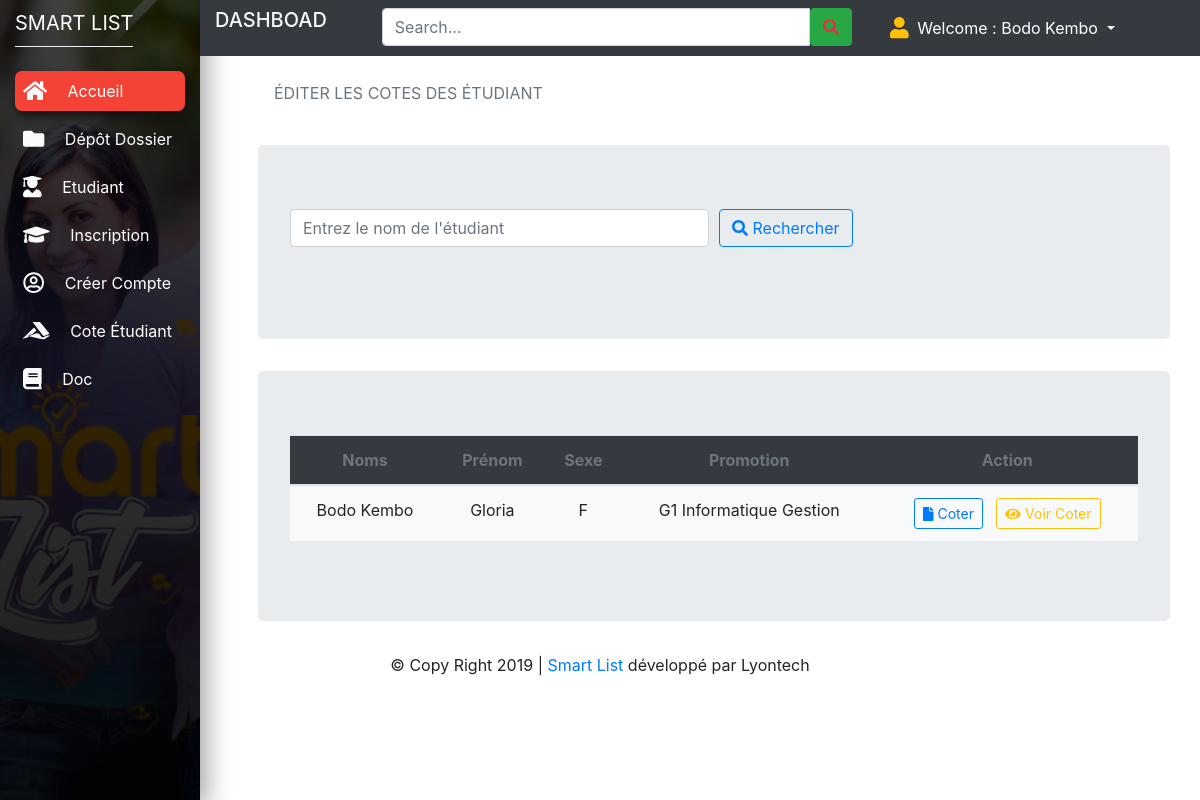
The app's page /pages/editor/dashboard.php?p=cote (signed in) with its own data.
### tables this page shows
CREATE TABLE `t_inscription` (
  `idinscrit` int(11) NOT NULL,
  `idstd` int(11) DEFAULT NULL,
  `idpromo` int(11) DEFAULT NULL,
  `idfac` int(11) DEFAULT NULL,
  `annee` varchar(15) DEFAULT NULL,
  `datecrea` varchar(20) DEFAULT NULL,
  `date_update` varchar(20) DEFAULT NULL
);

CREATE TABLE `t_student` (
  `idstd` int(11) NOT NULL,
  `name` varchar(100) DEFAULT NULL,
  `prenom` varchar(50) DEFAULT NULL,
  `sexe` varchar(2) DEFAULT NULL,
  `nationalite` varchar(100) DEFAULT NULL,
  `adresse` varchar(100) DEFAULT NULL,
  `datecrea` varchar(20) DEFAULT NULL,
  `date_update` varchar(20) DEFAULT NULL
);

CREATE TABLE `t_promotion` (
  `idpromo` int(11) NOT NULL,
  `slug_promo` varchar(10) DEFAULT NULL,
  `promotion` varchar(20) DEFAULT NULL,
  `iduser` int(11) DEFAULT NULL
);

CREATE TABLE `t_faculte` (
  `idfac` int(11) NOT NULL,
  `faculte` varchar(100) DEFAULT NULL,
  `_option` varchar(100) DEFAULT NULL,
  `iduser` int(11) DEFAULT NULL
);

### pages/editor/cote.php (the view, shortened to what this page needs)
<?php
require_once('../../app/cnx.php') ;
 $name=isset($_POST['name'])?$_POST['name']:"";
  $requete="SELECT * FROM t_inscription
            LEFT JOIN t_student ON t_student.idstd=t_inscription.idstd
            LEFT JOIN t_faculte ON t_faculte.idfac=t_inscription.idfac
            LEFT JOIN t_promotion ON t_promotion.idpromo=t_inscription.idpromo
            WHERE t_student.name like '%$name%'";
  $resultat=$bdd->query($requete);
  ?>
<div style="margin-left:20%;width:5000px">
    <div class="row p-3 mb-2">
       <div class="col-md-8 ">
        <p class="text-muted">ÉDITER LES COTES DES ÉTUDIANT</p>
       </div>
     </div>
    <div class="jumbotron" id="div-id-name">
          <div class="card-title">
            <form action="dashboard.php.php?p=enseignant" method="POST">
             <div class="form-row">
                <div class="form-group col-md-6">
                  <input type="text" class="form-control" name="name" placeholder="Entrez le nom de l'étudiant">
                </div>
                <div class="form-group col-md-4">
                  <button type="submit" class="btn btn-outline-primary my-2 my-sm-0"> <i class="fas fa-search"></i> Rechercher</button>
                 </div>
              </div>
            </form>
        </div>
    </div>
    <div class="jumbotron" id="div-id-name">
       <table class="table bg-light text-center">
      <thead>
        <tr class="text-muted bg-dark table-striped">
           <th scope="col">Noms</th>
          <th scope="col">Prénom</th>
          <th scope="col">Sexe</th>
          <th scope="col">Promotion</th>
          <th scope="col">Action</th>
      </tr>
      </thead>
    <tbody>
        <tr>
          <?php
            foreach($resultat as $student)
            {
              ?>
              <td>
                <?php echo $student['name']?>
              </td>
              <td>
                <?php echo $student['prenom']?>
              </td>
              <td>
                <?php echo $student['sexe']?>
              </td>
              <td>
                <?php echo $student['slug_promo']?>
                <?php echo $student['faculte']?>
                <?php echo $student['_option']?>
              </td>
              <td>
                <a class="btn btn-sm btn-outline-primary" href="dashboard.php?p=editstd&id=<?php echo $student['idinscrit']?>">
                  <span class="fas fa-file"></span>
                  Coter
                </a> &nbsp;
                 <a class="btn btn-sm btn-outline-warning" href="dashboard.php?p=list_cote&id=<?php echo $student['idinscrit']?>">
                  <span class="fas fa-eye"></span>
                  Voir Coter
                </a>
              </td>
        <?php
          }
          ?>
        </tr>
      </tbody>
    </table>
    </div>
</div>

### css/design.css (style rules this page uses)
* { margin: 0px; padding: 0px; }
body { font-family: 'Montserrat', sans-serif; }

### records on screen
t_inscription: idstd.name "Bodo Kembo", idstd.prenom "Gloria", idstd.sexe "F", idpromo.slug_promo "G1", idfac.faculte "Informatique", idfac._option "Gestion"

### other values on screen
$user "Bodo Kembo"
